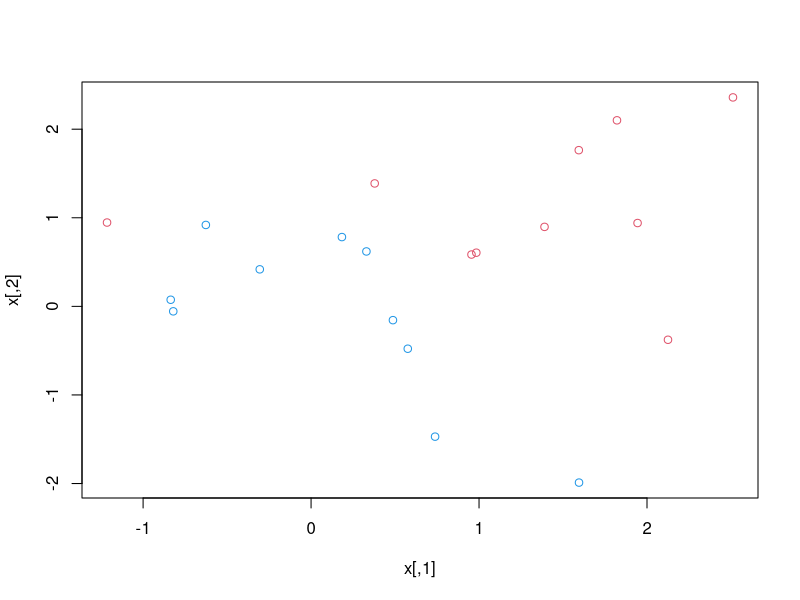
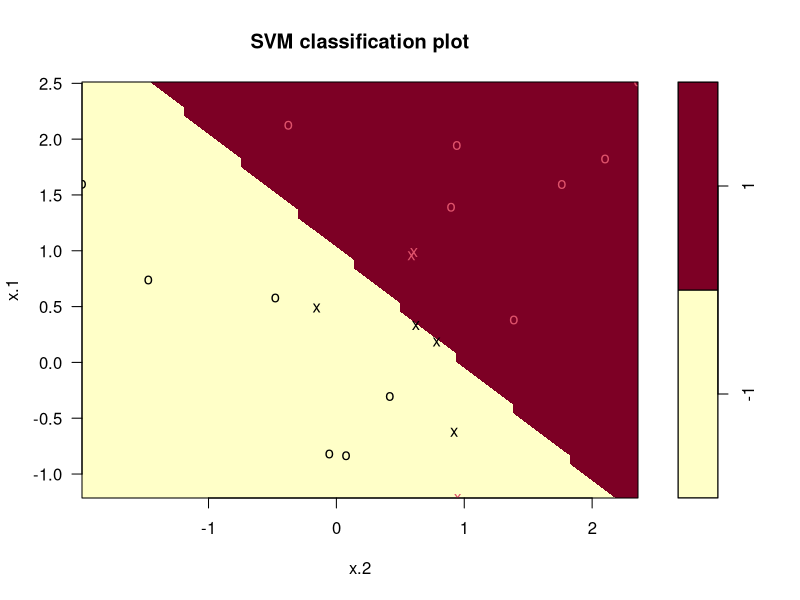
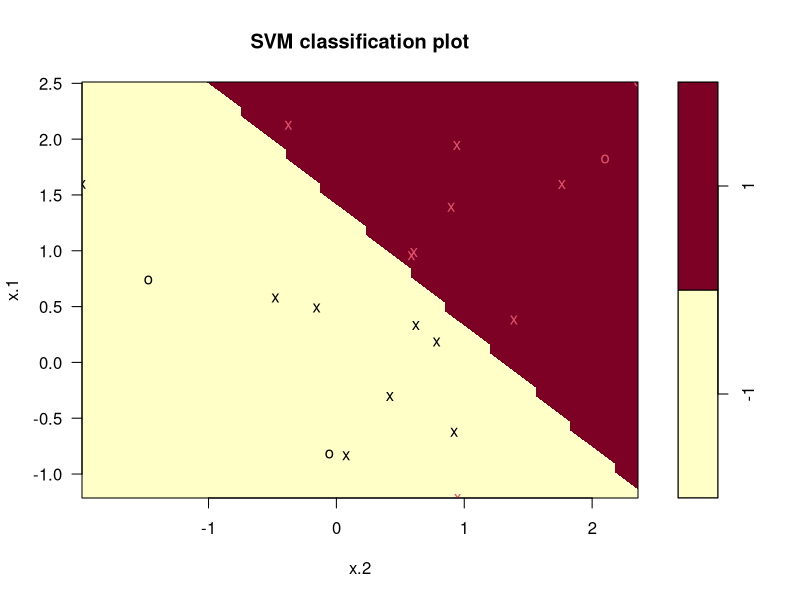
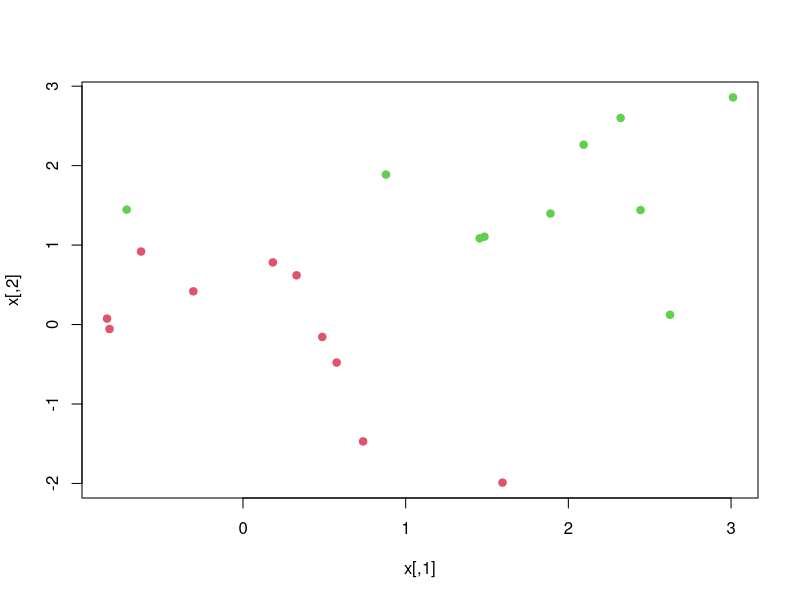
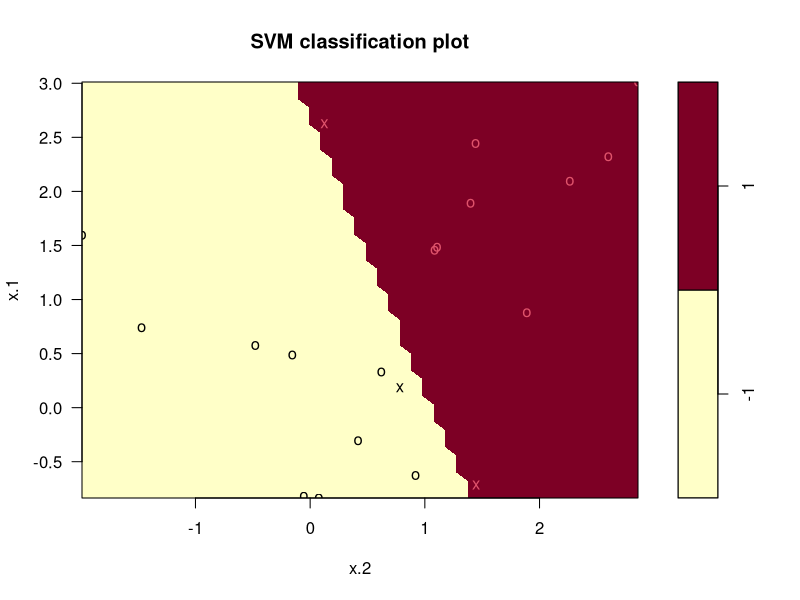
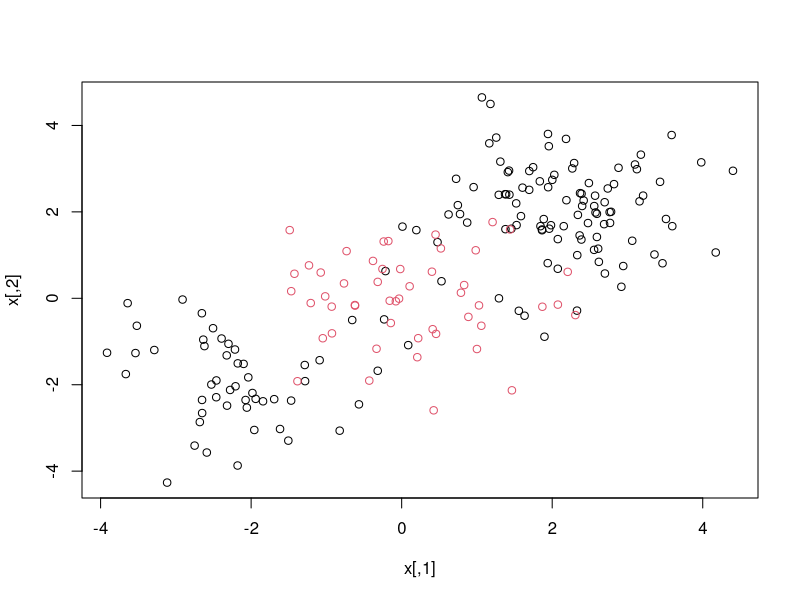
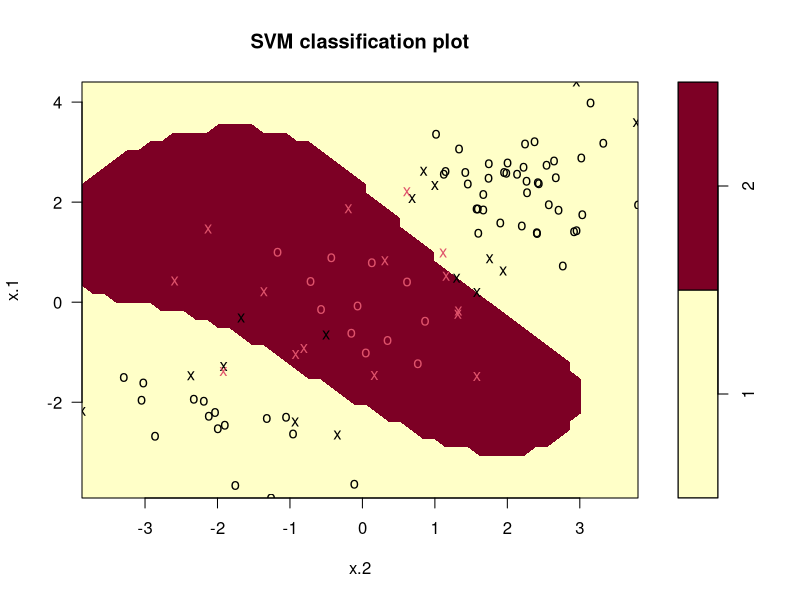
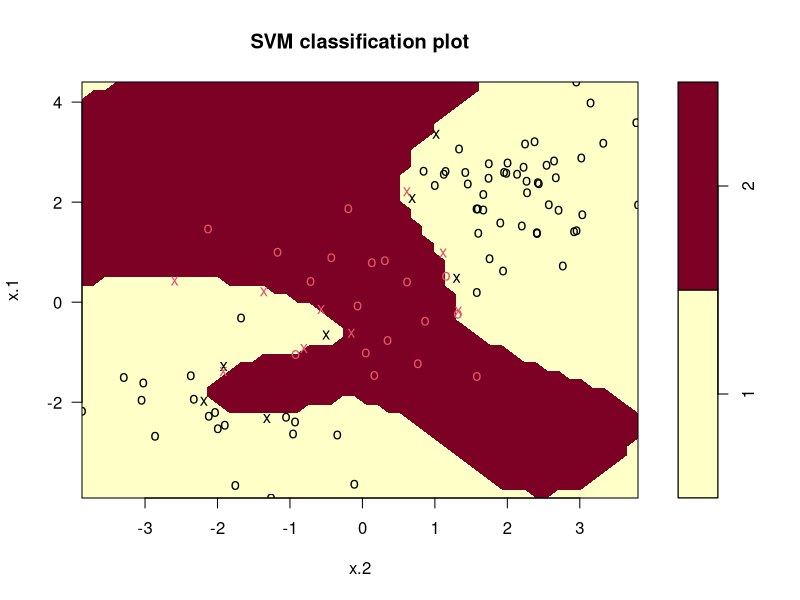

Generate these figures, in order, with R:
## ---- chunk 1
set.seed(1)

x=matrix(rnorm(20*2),ncol=2)

x

y = c(rep(-1,10),rep(1,10))

y
## ---- chunk 2
x[y==1,]=x[y==1,]+1

x

plot(x,col=(3-y))

dat = data.frame(x=x, y = as.factor(y))
## ---- chunk 3
library(e1071)

svcfit=svm(y~.,data = dat, kernel = "linear", cost=10,scale = FALSE)

plot(svcfit, dat)

svcfit$index

summary(svcfit)
## ---- chunk 4
svcfit=svm(y~.,data = dat, kernel = "linear", cost=0.1, scale = FALSE)

plot(svcfit, dat)

svcfit$index
## ---- chunk 5
set.seed(1)

tune.out = tune(svm,y~.,data = dat, kernel = "linear", ranges = list(cost = c(0.001, 0.01, 0.1, 1, 5, 10, 100)))

summary(tune.out)

bestmod = tune.out$best.model

summary(bestmod)
## ---- chunk 6
xtest = matrix(rnorm(20*2), ncol=2)

ytest = sample(c(-1,1), 20, rep = TRUE)

xtest[ytest==1,] = xtest[ytest==1,] + 1

testdat = data.frame(x=xtest, y=as.factor(ytest))

ypred=predict(bestmod,testdat)

table(predict=ypred,truth=testdat$y)
## ---- chunk 7
svcfit=svm(y~.,data = dat, kernel = "linear", cost =0.01, scale = FALSE)

ypred = predict(svcfit,testdat)

table(predict = ypred, truth = testdat$y)
## ---- chunk 8
x[y==1,] = x[y==1,]+0.5

plot(x, col=(y+5)/2,pch=19)

dat = data.frame(x=x,y=as.factor(y))

svcfit=svm(y~., data = dat, kernel = "linear", cost = 1e5)

summary(svcfit)

plot(svcfit,dat)

## ---- chunk 9
set.seed(1)

x = matrix(rnorm(200*2), ncol = 2)

x[1:100,] = x [1:100,] + 2

x[101:150,] = x[101:150,] -2

y = c(rep(1,150),rep(2,50))

dat = data.frame(x = x, y = as.factor(y))

plot(x, col=y)
## ---- chunk 10
train = sample(200, 100)

svmfit = svm(y~., data = dat[train,], kernel ="radial", gamma = 1, cost = 1)

plot(svmfit, dat[train,])

summary(svmfit)
## ---- chunk 11
svmfit = svm(y~., data = dat[train,], kernel ="radial", gamma = 1, cost = 1e5)

plot(svmfit, dat[train,])
## ---- chunk 12
set.seed(1)

tune.out = tune(svm, y~., data = dat[train,], kernel = "radial", ranges=list(cost=c(0.1,1,10,100,1000), gamma=c(0.5,1,2,3,4)))

summary(tune.out)

table(true = dat[-train,"y"], predicted = predict(tune.out$best.model, newdata = dat[-train,]))
